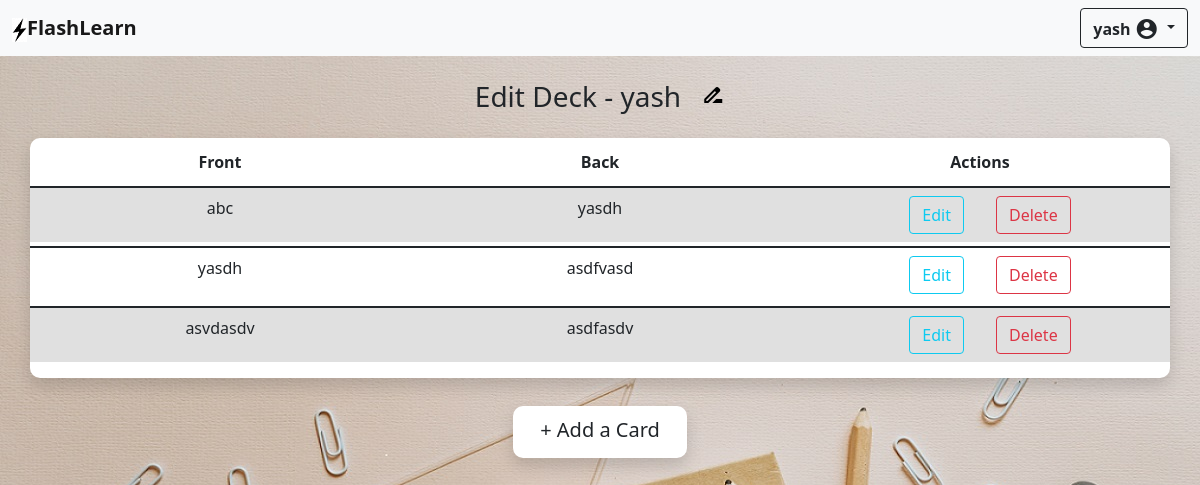
/edit_deck/50 (signed in), run on an earlier commit of the app's database.
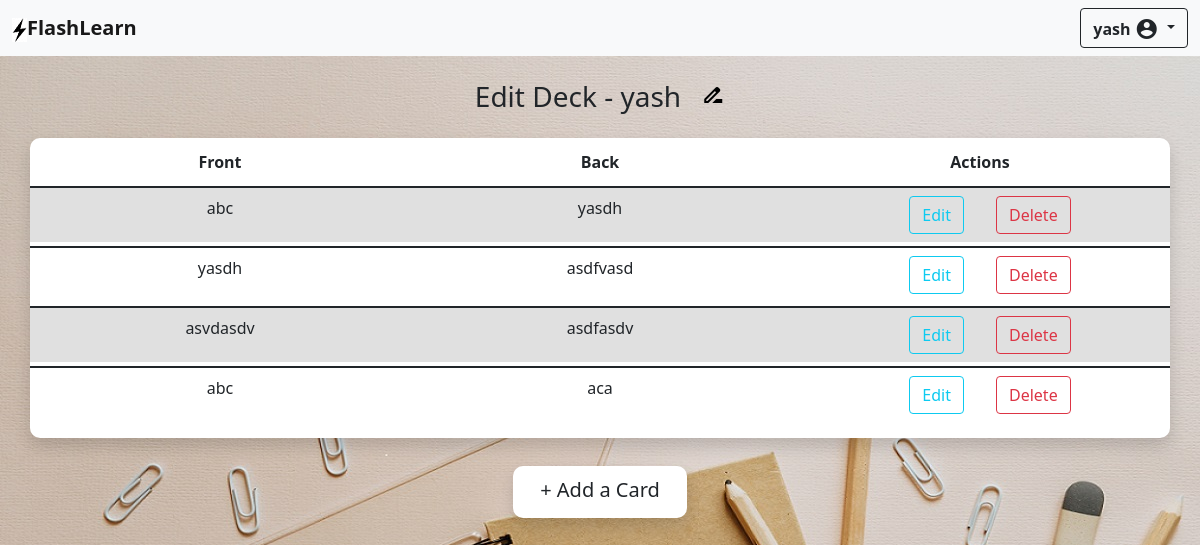
And on a later commit of the database.
### application/models.py (models this page shows)
class Card(db.Model):
    __tablename__ = 'card'
    id = db.Column(db.Integer, autoincrement = True, primary_key = True)
    front = db.Column(db.String, nullable = False)
    back = db.Column(db.String, nullable = False)
    score = db.Column(db.Integer, nullable = False)
    deck_id = db.Column(db.Integer, db.ForeignKey("deck.id"))
    last_reviewed = db.Column(db.String)

### application/controllers.py (the view, shortened to what this page needs)
@app.route('/edit_deck/<deck_id>', methods = ["GET", "POST"])
@login_required
def edit_deck(deck_id):
	if request.method == "GET":
		deck_id = int(deck_id)
		deck = Deck.query.filter_by(id=deck_id).first()
		cards = Card.query.filter_by(deck_id=deck_id).all()
		return render_template("edit_deck.html", deck = deck, cards = cards)

### application/controllers.py (called while the page is built)
@login_manager.user_loader
def load_user(user_id):
    return User.query.get(int(user_id))

### templates/edit_deck.html (shortened to what this page needs)
<!doctype html>
<html lang="en">
  <head>
    <link href="https://cdn.jsdelivr.net/npm/bootstrap@5.1.1/dist/css/bootstrap.min.css" rel="stylesheet">
  </head>
  <body style="background-image: url(../static/background.jpg);">
  <nav class="navbar navbar-light bg-light">
  <div class="container-fluid">
    <a href = "/dashboard" class="navbar-brand"><img src="../static/flash_logo.jpg"><strong>FlashLearn</strong></a>
<div class="navigation">
  <button class="btn btn-outline-dark dropdown-toggle profile_button" type="button" id="dropdownMenuButton" data-toggle="dropdown" aria-haspopup="true" aria-expanded="false" style= "transition: 0.5s;"><strong class = "profile">{% if current_user.is_authenticated %}{{current_user.username}}{% endif %}</strong>
<span class="material-icons md-24 profile">account_circle</span>
  </button>
</div>
  </div>
</nav>
<div class = "below_nav" style="position: fixed; min-height: 100%; height: 100%">
  <h3 class="mt-4" style="text-align: center;">Edit Deck - {{deck["name"]}}<span style="padding-left: 20px;"><a class="editDeckModalCenter edit_card" data-id = "{{deck["id"]}}" href="" data-toggle="modal" data-target="#editDeckModalCenter"><span class="material-icons md-24 edit">drive_file_rename_outline</span></a></span></h3>
  {% if cards %}
 <div class="container  mt-4 card shadow">
  <div class="table">
  	<div class="row justify-content-around mt-1">
    <div class="col-4 p-2" style="text-align: center; font-weight: bold;">Front</div>
    <div class="col-4 p-2" style="text-align: center; font-weight: bold;">Back</div>
    <div class="col-4 p-2" style="text-align: center; font-weight: bold;">Actions</div>
  </div>
{% for card in cards %}
<div class="row justify-content-around mt-1 row_card">
    <div class="col-4 p-2" style="text-align: center;">{{card["front"]}}</div>
    <div class="col-4 p-2" style="text-align: center;">{{card["back"]}}</div>
    <div class="col-2 p-2" style="text-align: end;"><a class="updateModalCenter edit_card" data-back = "{{card["back"]}}" data-front = "{{card["front"]}}" data-id = "{{card["id"]}}" href="" data-toggle="modal" data-target="#updateModalCenter"><button type="button" class="btn btn-outline-info">Edit</button></a></div>
    <div class="col-2 p-2" style="text-align: start;"><a class = "delete_card" href="/edit_deck/{{deck["id"]}}/delete_card/{{card["id"]}}"><button type="button" class="btn btn-outline-danger">Delete</button></a></div>
  </div>
{% endfor %}
</div>
</div>
{% endif %}
<div class="row justify-content-around mt-1">
<div class="col-md-2">
				<div class="card mt-4 p-2 mb-0 add_deck shadow" type="button" data-toggle="modal" data-target="#exampleModalCenter">
                <div class="mt-1" style="text-align: center;"><h5>+ Add a Card</h5></div>
            </div>
        </div>
    </div>
  </body>
</html>

What changed in the data, as far as the page shows it:
added Card: front "abc", back "aca"
